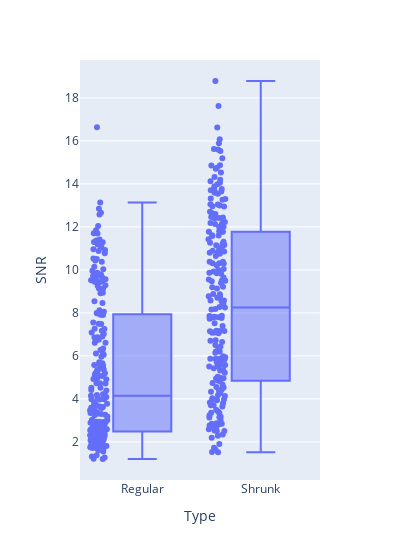

This figure's notebook cell:
### Markdown cell above
If all went well we should get a nice plot of the SNR in shrunk vs unshrunk labels.

### Code cell
### DO NOT REMOVE FROM STUDENT VERSION

stapled_results = pd.concat([results, shrunk_results])
px.box(stapled_results, x='Type', y='SNR', points='all', width=400)

### Figure 1 — Plotly figure (JSON) as saved in the notebook; plotly's stock layout.template omitted (floating-point values rounded to 4 significant figures; data arrays with more than 128 entries replaced by an {"elided": "..."} marker saying what was removed)
{"data": [{"alignmentgroup": "True", "boxpoints": "all", "hovertemplate": "Type=%{x}<br>SNR=%{y}<extra></extra>", "legendgroup": "", "marker": {"color": "#636efa"}, "name": "", "notched": false, "offsetgroup": "", "orientation": "v", "showlegend": false, "type": "box", "x": {"elided": "402 str values"}, "x0": " ", "xaxis": "x", "y": {"elided": "402 float values"}, "y0": " ", "yaxis": "y"}], "layout": {"boxmode": "group", "legend": {"tracegroupgap": 0}, "margin": {"t": 60}, "width": 400, "xaxis": {"anchor": "y", "domain": [0, 1], "title": {"text": "Type"}}, "yaxis": {"anchor": "x", "domain": [0, 1], "title": {"text": "SNR"}}}}
